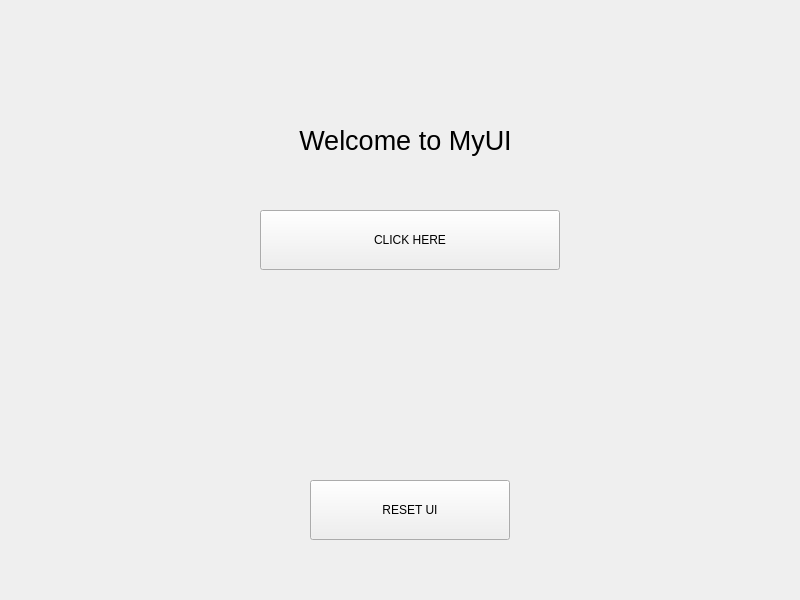
<?xml version="1.0" encoding="UTF-8"?>
<ui version="4.0">
 <class>MainWindow</class>
 <widget class="QMainWindow" name="MainWindow">
  <property name="geometry">
   <rect>
    <x>0</x>
    <y>0</y>
    <width>800</width>
    <height>600</height>
   </rect>
  </property>
  <property name="windowTitle">
   <string>MainWindow</string>
  </property>
  <widget class="QWidget" name="centralwidget">
   <widget class="QPushButton" name="reset_btn">
    <property name="geometry">
     <rect>
      <x>310</x>
      <y>480</y>
      <width>200</width>
      <height>60</height>
     </rect>
    </property>
    <property name="text">
     <string>RESET UI</string>
    </property>
   </widget>
   <widget class="QLabel" name="welcome_label">
    <property name="geometry">
     <rect>
      <x>140</x>
      <y>100</y>
      <width>531</width>
      <height>81</height>
     </rect>
    </property>
    <property name="font">
     <font>
      <pointsize>20</pointsize>
     </font>
    </property>
    <property name="text">
     <string>Welcome to MyUI</string>
    </property>
    <property name="scaledContents">
     <bool>false</bool>
    </property>
    <property name="alignment">
     <set>Qt::AlignmentFlag::AlignCenter</set>
    </property>
   </widget>
   <widget class="QPushButton" name="main_btn">
    <property name="geometry">
     <rect>
      <x>260</x>
      <y>210</y>
      <width>300</width>
      <height>60</height>
     </rect>
    </property>
    <property name="font">
     <font>
      <bold>false</bold>
      <kerning>false</kerning>
     </font>
    </property>
    <property name="text">
     <string>CLICK HERE</string>
    </property>
    <property name="autoDefault">
     <bool>false</bool>
    </property>
    <property name="default">
     <bool>false</bool>
    </property>
    <property name="flat">
     <bool>false</bool>
    </property>
   </widget>
  </widget>
 </widget>
 <resources/>
 <connections/>
</ui>
